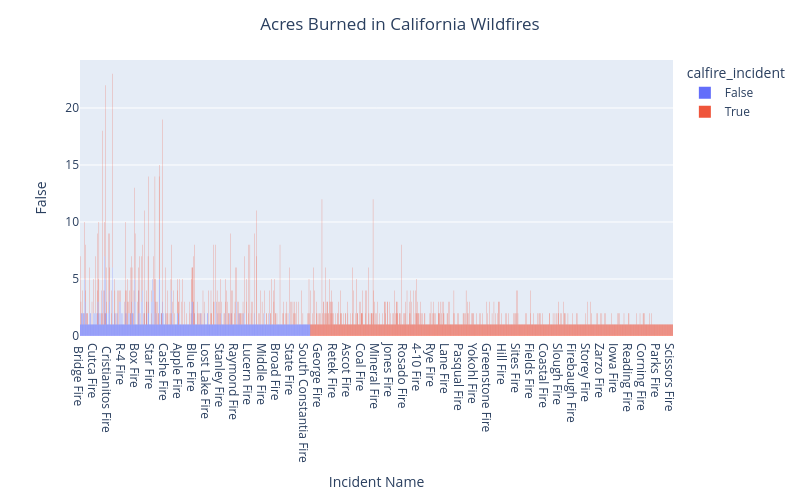

The notebook cell saved with this chart:
### Markdown cell above
**Q1** How many variables and observations?

**Q2** How many different incident types are there?

**Q3** Make a histogram of the acres burned and color the bars by whether or not the incident was a calfire incident. You will probably need to make a mask to remove very small and very large fires. How many fires burned more than 100,000 acres? What is the largest fire in the data?

**Extra Q** EXTRA - CHALLENGE - See if you can create a graph that answers the question: Are fires getting bigger or more frequent over time? You get complete creative control on how to answer this question!

### Code cell
#Q1 - 23 variables across 3370 observations
#Q2
DF['incident_type'].value_counts()

#Q3

burn_columns = ['incident_name', 'calfire_incident', 'incident_acres_burned']
DF_burn = DF[burn_columns]
fig = px.histogram(DF_burn,
                  x='incident_name',
                  color= 'calfire_incident',
                  facet_col_wrap=1)

fig.update_layout(title='Acres Burned in California Wildfires',
                  title_x=0.5,
                  xaxis_title="Incident Name",
                  yaxis_title=False,
                  autosize=False,
                  width=800,
                  height=500)
fig.show()

#cal-fire incident

### Figure 1 — Plotly figure (JSON) as saved in the notebook; plotly's stock layout.template omitted (floating-point values rounded to 4 significant figures; data arrays with more than 128 entries replaced by an {"elided": "..."} marker saying what was removed)
{"data": [{"bingroup": "x", "hovertemplate": "calfire_incident=False<br>incident_name=%{x}<br>count=%{y}<extra></extra>", "legendgroup": "False", "marker": {"color": "#636efa", "pattern": {"shape": ""}}, "name": "False", "orientation": "v", "showlegend": true, "type": "histogram", "x": {"elided": "997 str values"}, "xaxis": "x", "yaxis": "y"}, {"bingroup": "x", "hovertemplate": "calfire_incident=True<br>incident_name=%{x}<br>count=%{y}<extra></extra>", "legendgroup": "True", "marker": {"color": "#EF553B", "pattern": {"shape": ""}}, "name": "True", "orientation": "v", "showlegend": true, "type": "histogram", "x": {"elided": "2373 str values"}, "xaxis": "x", "yaxis": "y"}], "layout": {"autosize": false, "barmode": "relative", "height": 500, "legend": {"title": {"text": "calfire_incident"}, "tracegroupgap": 0}, "margin": {"t": 60}, "title": {"text": "Acres Burned in California Wildfires", "x": 0.5}, "width": 800, "xaxis": {"anchor": "y", "domain": [0, 1], "title": {"text": "Incident Name"}}, "yaxis": {"anchor": "x", "domain": [0, 1], "title": {"text": "False"}}}}
